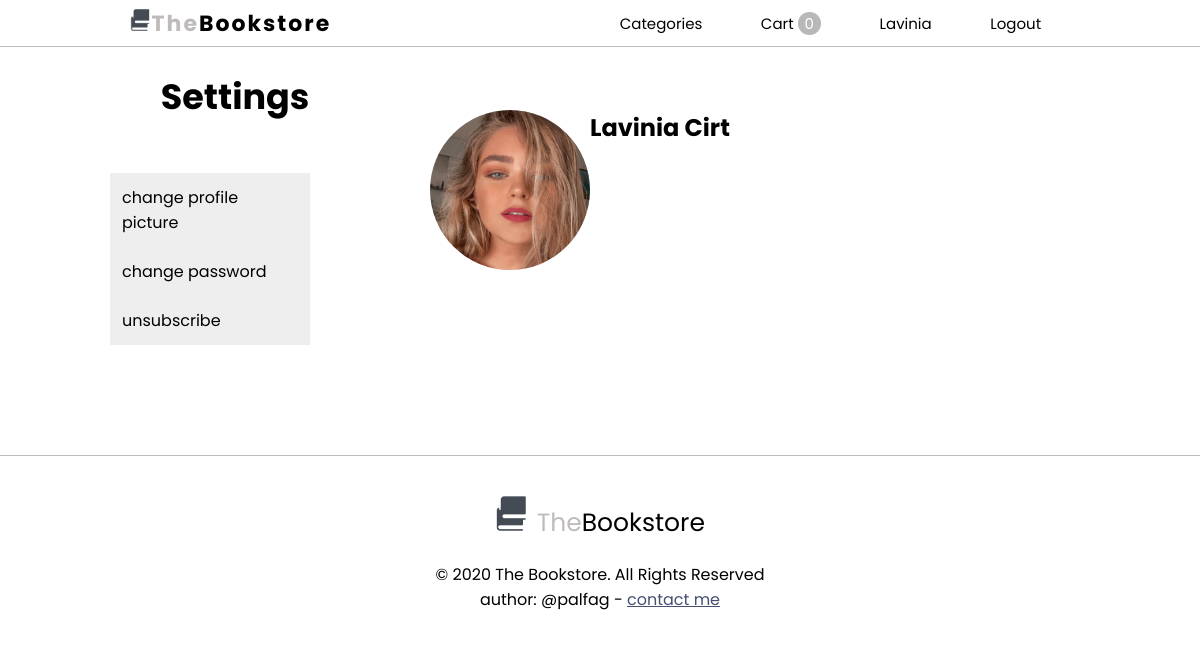
The app's page /php/settings.php (signed in) with its own data.
### tables this page shows
CREATE TABLE `Users` (
                         `email` varchar(32) NOT NULL,
                         `name` varchar(32) NOT NULL,
                         `surname` varchar(32) DEFAULT NULL,
                         `pwd` varchar(256) NOT NULL,
                         `image` varchar(256) DEFAULT NULL
);

### php/functions/common_settings.php (called while the page is built, shortened)
<?php
function retrieve_usr_info($email){
    $db = database_connection();
    $rows = $db->query("SELECT name, surname, image FROM users WHERE email = '$email'");
    $res = null;
    if($rows){
        foreach ($rows as $row){
            $res = $row;
        }
    }
    return $res;
}

### php/settings.php (the view, shortened to what this page needs)
<?php
    require_once "functions/common_settings.php";
    $email = $_SESSION['email'];
    $usr_data = retrieve_usr_info($email);
?>
<!doctype html>
<html lang="en">
<head>
    <link rel="stylesheet" href="../css/settings.css">
</head>
<body>
<?php require_once "navbar.php"; ?>
    <div class="container">
        <div class="column left">
            <h1 id="settings-title">Settings</h1>
            <div class="vertical-menu">
                <div id="picture"><a href="#">change profile picture</a></div>
                <a id="password" href="#">change password</a>
                <a id="unsubscribe" href="#">unsubscribe</a>
            </div>
        </div>
        <div class="column right">
            <div id="user">
                <?php
                if($usr_data['image'] == null){
                    ?>
                    <img id="profile-img" src="../images/users/default_profile.png" alt="default profile photo">
                    <?php
                }
                else {?>
                    <img id="profile-img" src="<?= $usr_data['image'] ?>" alt="user's profile photo">
                <?php }?>
                <h2><?=$usr_data['name'] ?> <?= $usr_data['surname']?></h2>
            </div>
        </div>
    </div>
</body>
</html>

### php/navbar.php (shortened to what this page needs)
<?php
    $badge_num = $_SESSION['badge'];
    $name = retrieve_name($_SESSION['email']);
?>
    <nav>
        <div class="logo">
            <h4><a href="home.php"><img id="logo-img" src="../images/icons/favicon.png" alt="logo"><span>The</span>Bookstore</a></h4>
        </div>
        <ul class="nav-options">
            <li>
                <div class="dropdown">
                    <button class="dropbtn">Categories</button>
                </div>
            </li>
            <li>
                <a class="notification" href="cart.php">Cart</a> <span class="badge"><?= $badge_num ?></span>
            </li>
            <li><a href="profile.php"><?= $name ?></a> </li>
            <li><a href="logout.php">Logout</a> </li>
        </ul>
    </nav>
<?php
function retrieve_name($email){
    $db = database_connection();
    $rows = $db->query("SELECT name FROM users WHERE email = '$email'");
    $res = null;
        if($rows) {
            foreach ($rows as $row) {
                $res = $row['name'];
            }
        }
        return $res;
}
?>

### css/navbar.css (style rules this page uses)
* { margin: 0px; padding: 0px; box-sizing: border-box; }
nav { display: flex; justify-content: space-around; align-items: center; min-height: 1.25cm; font-family: 'Poppins', sans-serif; font-size: 15px; border-width: 0px 0px 0.5px 0px; border-style: solid; border-bottom-color: #BFBBBB; background: #ffffff; position: fixed; top: 0; width: 100%; }
.logo span { color: #BFBBBB; }
.logo { letter-spacing: 2px; font-size: 22px; }
#logo-img { height: 22px; width: 22px; }
.nav-options { display: flex; justify-content: space-around; width: 40%; background: #ffffff; }
.nav-options li { list-style: none; }
.nav-options a { text-decoration: none; color: #000000; border-bottom: 3px solid transparent; }
.badge { padding: 1px 7px; border-radius: 50%; background-color: #b8b8b8; color: white; }
.dropdown { float: left; overflow: hidden; }
.dropdown .dropbtn { border: none; outline: none; background-color: inherit; font-family: inherit; font-size: 15px; }

### css/footer.css (style rules this page uses)
* { text-decoration: none; color: #000000; }
.footer { margin-top: 2cm; padding-top: 20px; font-family: 'Poppins', sans-serif; text-align: center; clear: both; padding-bottom: 1em; border-top: 0.5px solid #BFBBBB; }
.logo-footer { margin-top: 20px; margin-bottom: 20px; }
span { color: #BFBBBB; }
.footer img { width: 35px; height: 35px; }
#text-logo { font-size: 25px; text-align: center; }
#mail { color: #455072; text-decoration: underline; }

### css/settings.css (style rules this page uses)
* { font-family: Poppins, sans-serif; text-decoration: none; color: black; }
#settings-title { margin-top: 60px; margin-left: 50px; font-size: 35px; }
h2 { text-align: left; margin-bottom: 7px; }
#user { margin-bottom: 200px; }
.column { float: left; padding: 10px; height: 100%; width: 100%; margin: auto; }
.left { width: 35%; text-align: center; margin: auto; }
.right { margin-top: 100px; width: 60%; }
#profile-img { width: 160px; height: 160px; border-radius: 50%; float: left; }
.vertical-menu { margin-top: 50px; margin-left: auto; margin-right: auto; margin-bottom: 100px; width: 200px; text-align: left; }
.vertical-menu a { background-color: #eee; color: black; display: block; padding: 12px; text-decoration: none; }

### records on screen
users: name "Lavinia", image (picture), surname "Cirt"

### other values on screen
$badge_num "0"
